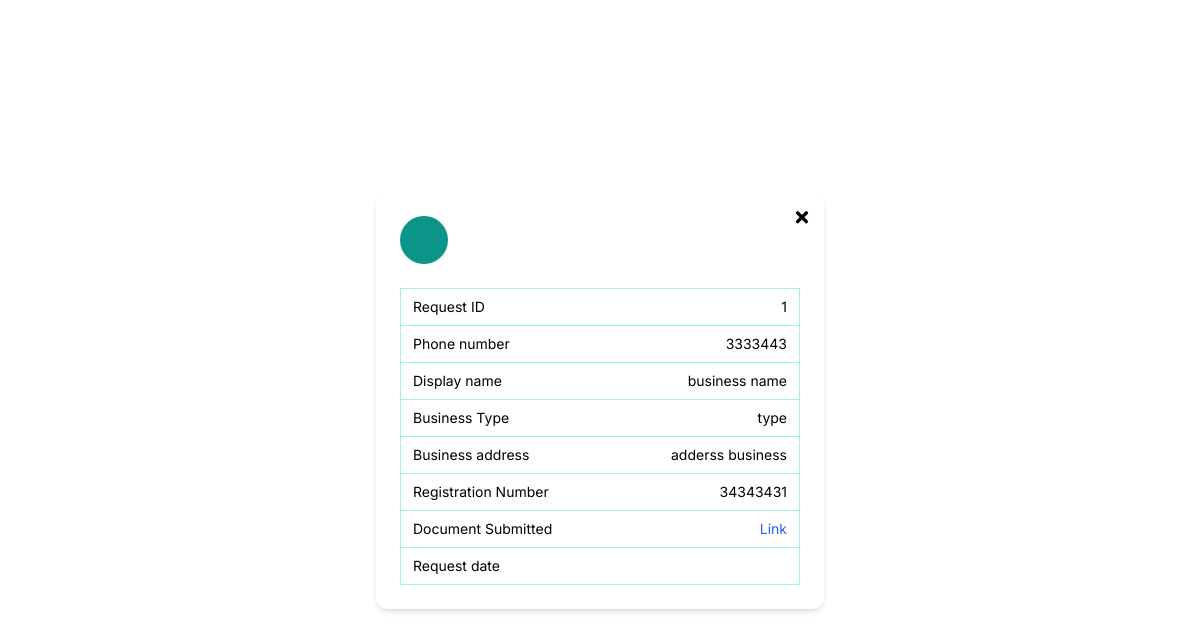
The page /admin_panel/seller/1/ on the database its author committed.
### seller/models.py (models this page shows, shortened)
class Seller(models.Model):
    user = models.OneToOneField(User, on_delete=models.CASCADE, related_name='seller_profile', null=True)
    phone_number = models.CharField(max_length=15)
    business_name = models.CharField(max_length=100)
    business_type = models.CharField(max_length=100)
    business_address = models.TextField()
    registration_number = models.CharField(max_length=100)
    validation_document = models.FileField(upload_to='validation_documents/')
    is_approved = models.BooleanField(default=False)
    is_rejected = models.BooleanField(default=False)
    rejection_reason = models.TextField(blank=True, null=True)

### admin_panel/views.py (the view)
# urls.py: path('seller/<int:seller_id>/', views.seller_view, name='seller_view'),
def seller_view(request, seller_id):
    seller = get_object_or_404(Seller, id=seller_id)
    return render(request, 'admin_panel/seller_view.html', {'seller': seller})

### admin_panel/templates/admin_panel/seller_view.html (shortened to what this page needs)
<html lang="en">
<head>
  <script src="https://cdn.tailwindcss.com"></script>
  <link
    rel="stylesheet"
    href="https://cdnjs.cloudflare.com/ajax/libs/font-awesome/5.15.3/css/all.min.css"
  />
</head>
<body class="bg-white flex items-center justify-center min-h-screen p-4">
  <div class="relative bg-white rounded-xl shadow-md w-full max-w-md p-6">
    <button onclick="window.history.back()" aria-label="Close" class="absolute top-4 right-4 text-black text-lg font-bold leading-none hover:text-gray-700">
        <i class="fas fa-times"></i>
      </button>
    <div class="flex items-center space-x-4 mb-6">
      <div class="flex items-center justify-center w-12 h-12 rounded-full bg-teal-600 text-white font-semibold text-base">
      </div>
    </div>
    <table class="w-full border border-teal-200 rounded-lg text-sm text-left text-black">
      <tbody>
        <tr class="border-b border-teal-200">
          <td class="py-2 px-3 w-1/2">Request ID</td>
          <td class="py-2 px-3 text-right">{{ seller.id }}</td>
        </tr>
        <tr class="border-b border-teal-200">
          <td class="py-2 px-3">Phone number</td>
          <td class="py-2 px-3 text-right">{{ seller.phone_number }}</td>
        </tr>
        <tr class="border-b border-teal-200">
            <td class="py-2 px-3">Display name</td>
            <td class="py-2 px-3 text-right">{{ seller.business_name }}</td>
          </tr>
          <tr class="border-b border-teal-200">
            <td class="py-2 px-3">Business Type</td>
            <td class="py-2 px-3 text-right">{{ seller.business_type }}</td>
          </tr>
          <tr class="border-b border-teal-200">
            <td class="py-2 px-3">Business address</td>
            <td class="py-2 px-3 text-right">{{ seller.business_address }}</td>
          </tr>
          <tr class="border-b border-teal-200">
            <td class="py-2 px-3">Registration Number</td>
            <td class="py-2 px-3 text-right">{{ seller.registration_number }}</td>
          </tr>
          <tr class="border-b border-teal-200">
            <td class="py-2 px-3">Document Submitted</td>
            <td class="py-2 px-3 text-right">
              <a href="{{ seller.validation_document.url }}" class="text-blue-600 hover:underline" target="_blank">Link</a>
            </td>
          </tr>
          <tr>
            <td class="py-2 px-3">Request date</td>
            <td class="py-2 px-3 text-right">{{ seller.created_at|date:"d-m-Y" }}</td>
          </tr>
        </tbody>
      </table>
  </div>
</body>
</html>

### admin_panel/templates/admin_panel/seller_view.html (style rules this page uses)
body { font-family: 'Inter', sans-serif; }

### rows shown on the page
Seller: id "1", phone_number "3333443", business_name "business name", business_type "type", business_address "adderss business", registration_number "34343431"
